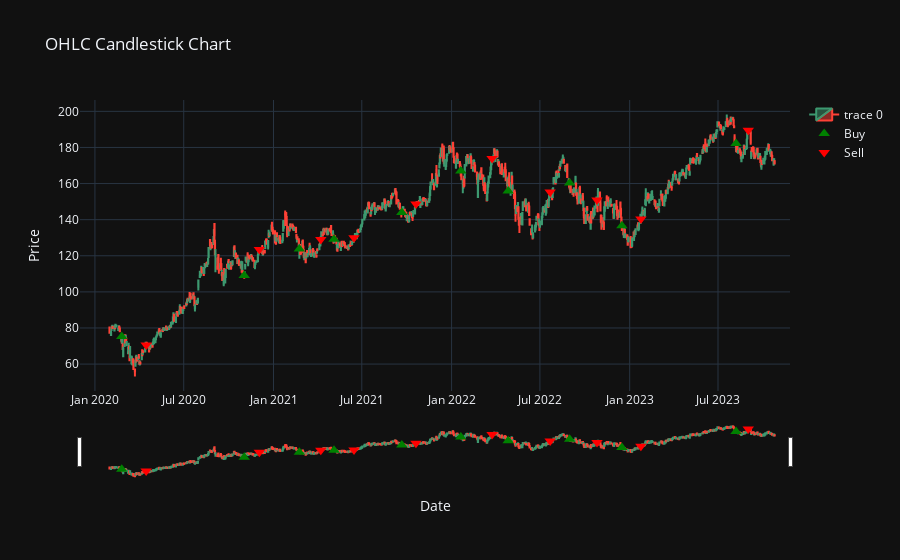

The code cell stored with this chart in its notebook:
### Code cell
bt.plot_chart()

### Figure 1 — Plotly figure (JSON) as saved in the notebook; plotly's stock layout.template omitted (floating-point values rounded to 4 significant figures; data arrays with more than 128 entries replaced by an {"elided": "..."} marker saying what was removed)
{"data": [{"close": {"elided": "941 float values"}, "high": {"elided": "941 float values"}, "low": {"elided": "941 float values"}, "open": {"elided": "941 float values"}, "x": {"elided": "941 str values"}, "type": "candlestick"}, {"marker": {"color": "green", "size": 10, "symbol": "triangle-up"}, "mode": "markers", "name": "Buy", "x": ["2020-02-25T00:00:00", "2020-11-02T00:00:00", "2021-02-23T00:00:00", "2021-05-05T00:00:00", "2021-09-21T00:00:00", "2022-01-20T00:00:00", "2022-04-27T00:00:00", "2022-08-31T00:00:00", "2022-12-16T00:00:00", "2023-08-07T00:00:00"], "y": [75.24, 109.1, 123.8, 129.2, 143.9, 167.0, 155.9, 160.3, 136.7, 182.1], "type": "scatter"}, {"marker": {"color": "red", "size": 10, "symbol": "triangle-down"}, "mode": "markers", "name": "Sell", "x": ["2020-04-15T00:00:00", "2020-12-03T00:00:00", "2021-04-08T00:00:00", "2021-06-15T00:00:00", "2021-10-20T00:00:00", "2022-03-25T00:00:00", "2022-07-22T00:00:00", "2022-10-26T00:00:00", "2023-01-24T00:00:00", "2023-09-01T00:00:00"], "y": [70.6, 123.5, 128.9, 129.9, 148.7, 173.9, 155.4, 151.0, 140.3, 189.5], "type": "scatter"}], "layout": {"title": {"text": "OHLC Candlestick Chart"}, "xaxis": {"title": {"text": "Date"}}, "yaxis": {"title": {"text": "Price"}}}}
